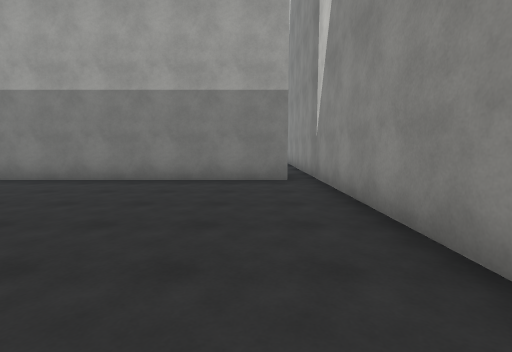
view 1 (above)

24 first-person views from a walk through a scene from a Unity 3-D project. The camera is 1.5 m above the floor, tilts 6° down and sees 85° across. The floor is counted in squares, 2 m on a side. Each view is taken from the middle of a square. On the plan, view 1 faces up. The plan holds only what a view shows up to about 10 squares ahead; the rest is blank. The place goes on beyond the plan. The player is left out. Surface patterns are stand-ins for the level's own textures.

view 2
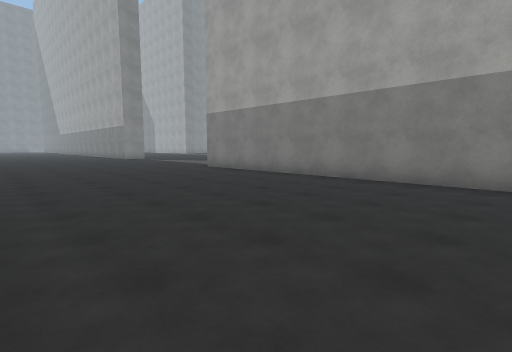

view 3
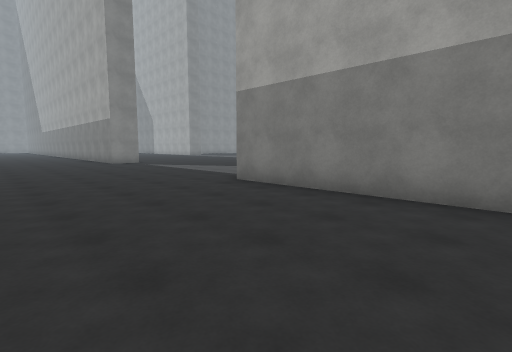

view 4
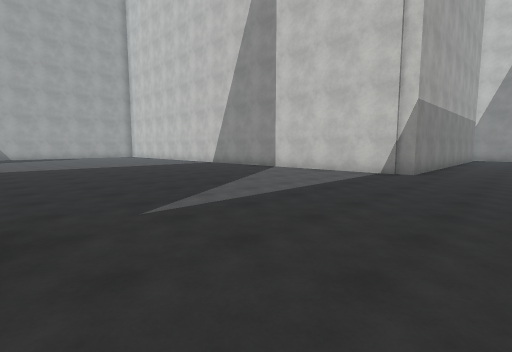

view 5
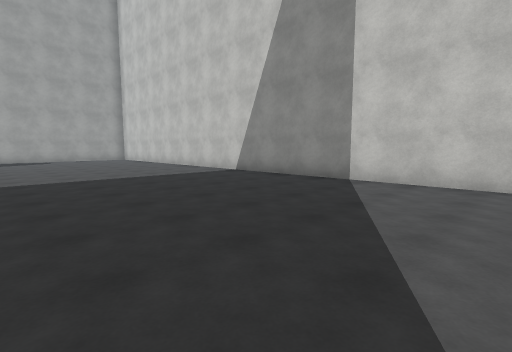

view 6
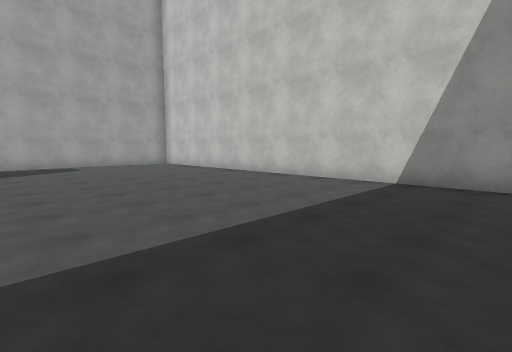

view 7
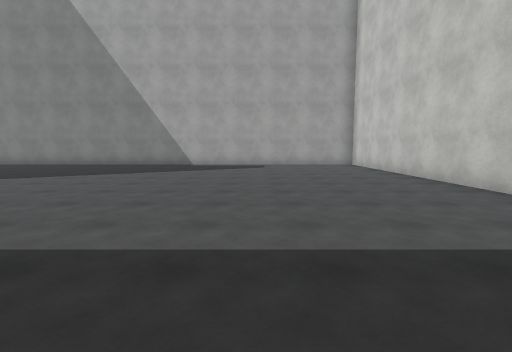

view 8
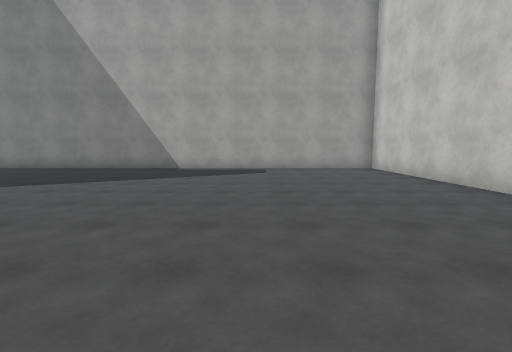

view 9
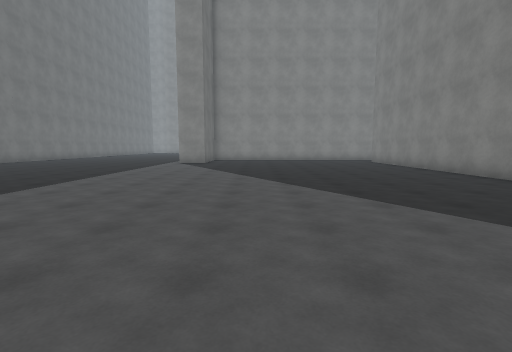

view 10
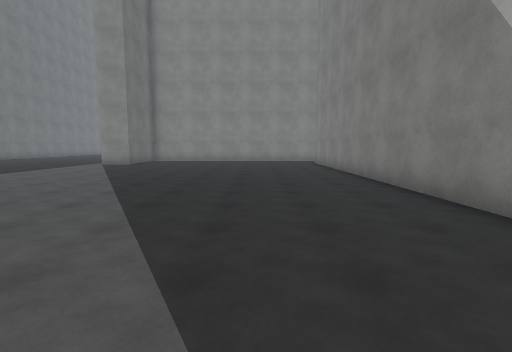

view 11
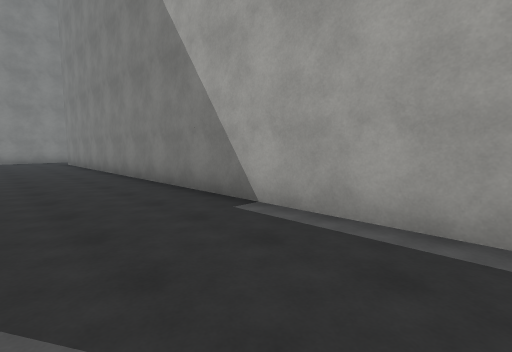

view 12
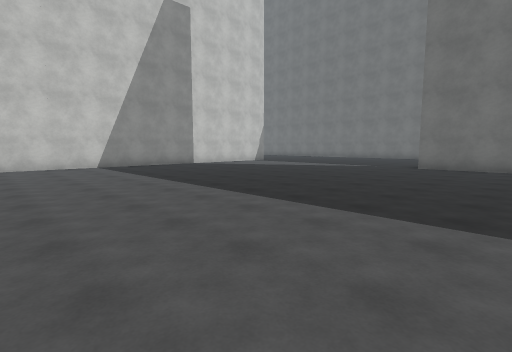

view 13
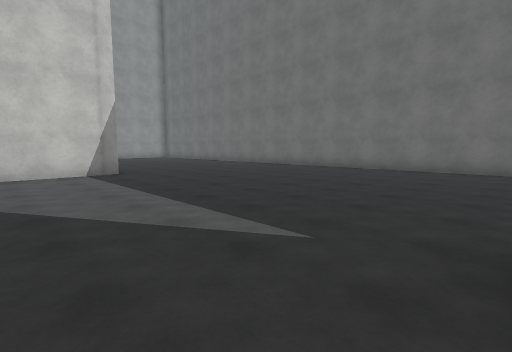

view 14
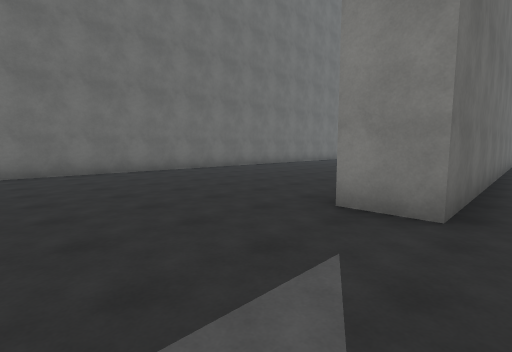

view 15
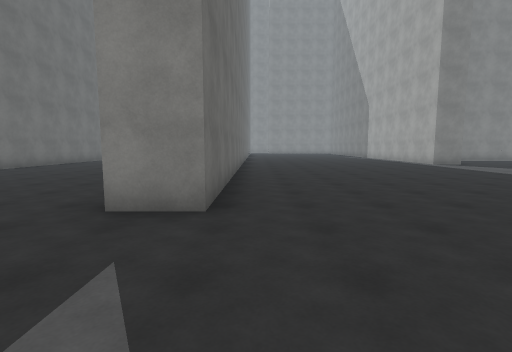

view 16
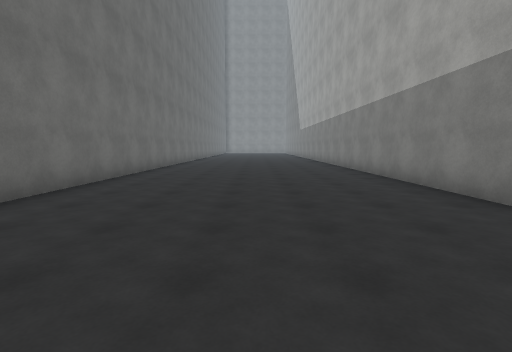

view 17
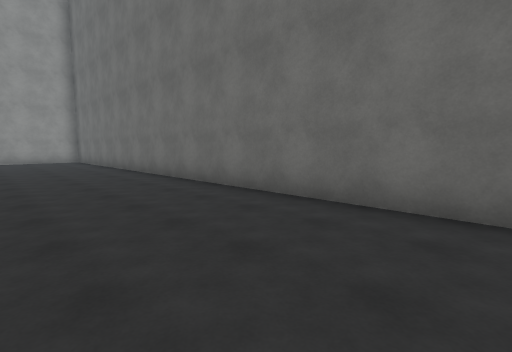

view 18
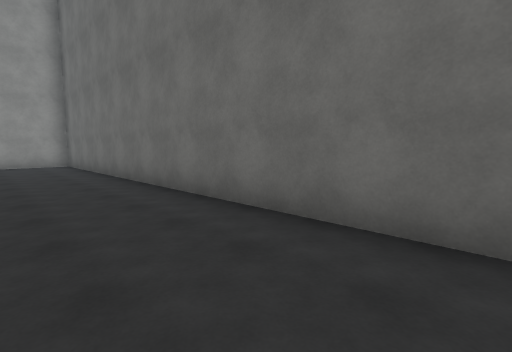

view 19
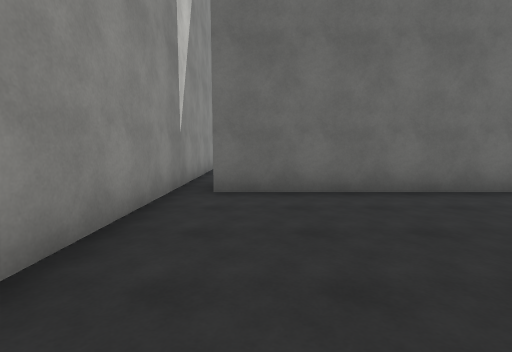

view 20
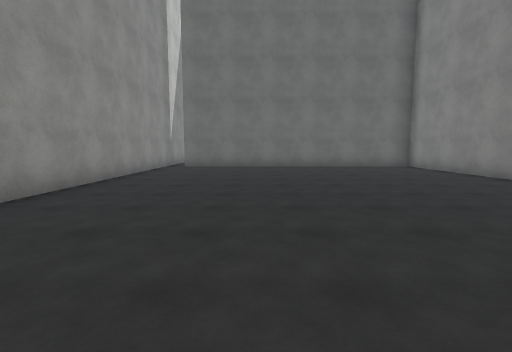

view 21
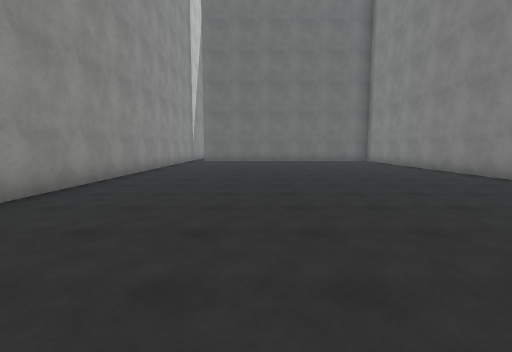

view 22
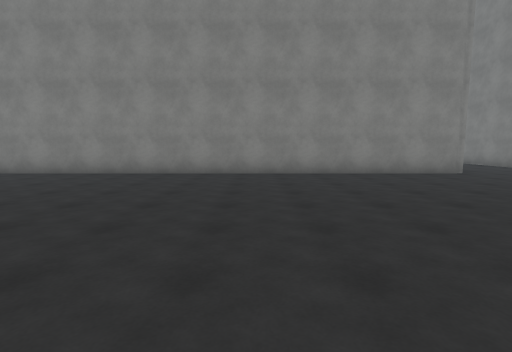

view 23
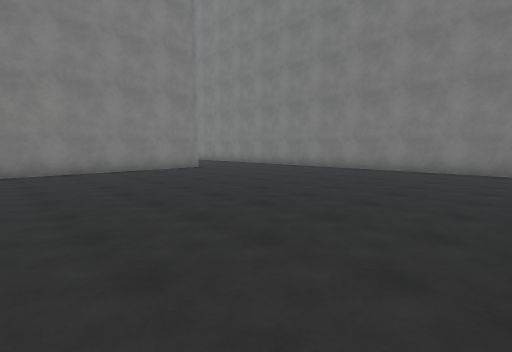

view 24
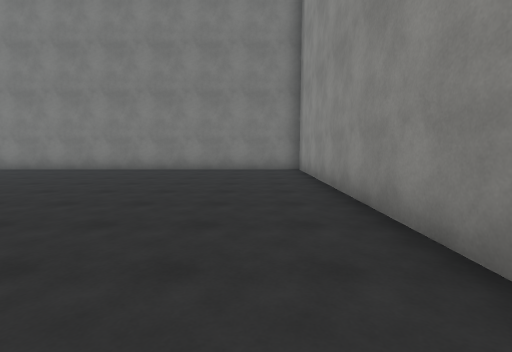

### Floor plan
Points are (right, up) in squares from view 1. A wall is a line through its corners. A room is listed if a view was taken in it or the views show most of it. See-through windows are left out.
Room 1 (views 1, 2, 3, 4, 5, 6, 7, 8, 9, 10, 11, 12, 13, 14, 15, 16, 17, 18)
walls: (-17.5, 6.2) (-24, 6.2); (-24.5, 7.4) (-17.2, 7.4) (-17.2, 6.1); (-24.1, -0.4) (0.8, -0.4); (0.8, 6.2) (-9, 6.2) (-9, 24.7) (-24.5, 24.7); (1.4, 0.1) (1.4, 6.5)
ways out: opening at (1, 7) to room 2
Room 2 (views 19, 20, 21, 22, 23, 24)
walls: (-7.8, 25.9) (-7.8, 7.9); (1.4, 21.5) (1.4, 29.2) (-8.5, 29.2); (-4.2, 7.4) (0.8, 7.4); (1.4, 6.5) (1.4, 18.4)
ways out: opening at (1, 7) to room 1

Where each view was taken, in squares from view 1:
view 1: 0 up, 0 right, facing up
view 2: 0 up, 0 right, facing up-left
view 3: 2 up, 4 left, facing up-left
view 4: 4 up, 17 left, facing up-right
view 5: 8 up, 15 left, facing up-right
view 6: 13 up, 15 left, facing up-right
view 7: 13 up, 13 left, facing up
view 8: 15 up, 13 left, facing up
view 9: 19 up, 13 left, facing left
view 10: 22 up, 14 left, facing left
view 11: 22 up, 13 left, facing up-left
view 12: 18 up, 20 left, facing down-right
view 13: 9 up, 17 left, facing down-right
view 14: 8 up, 14 left, facing down-left
view 15: 8 up, 14 left, facing left
view 16: 3 up, 14 left, facing left
view 17: 3 up, 14 left, facing down-right
view 18: 2 up, 11 left, facing down-right
view 19: 12 up, 0 right, facing down
view 20: 18 up, 2 left, facing down
view 21: 22 up, 2 left, facing down
view 22: 20 up, 0 right, facing left
view 23: 20 up, 1 right, facing up-left
view 24: 20 up, 0 right, facing up
